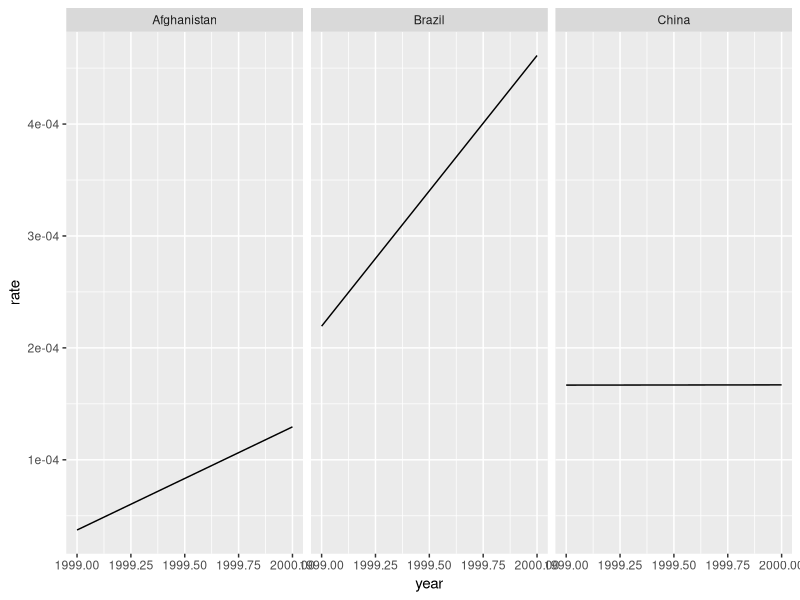

This chart was generated by the following R code:
library(tidyverse)

table1

table2

table1 %>%
  mutate(rate = cases / population) %>%
  ggplot(aes(x = year, y = rate)) +
  geom_line() +
  facet_wrap(~ country)
